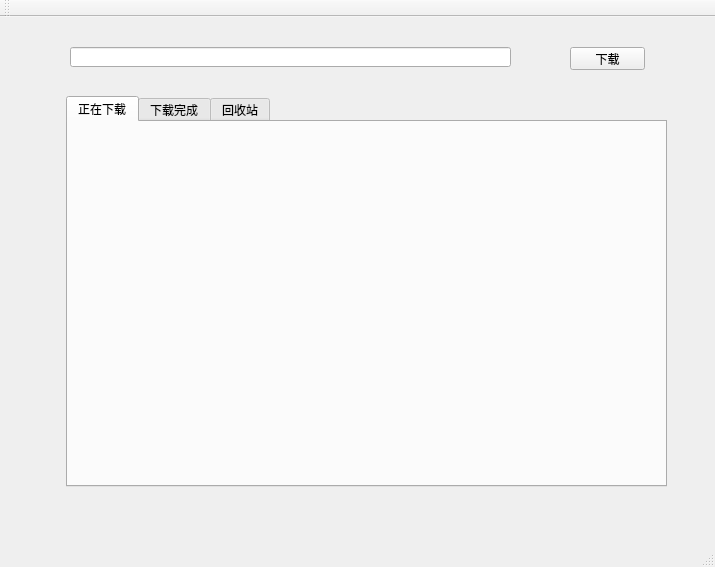
<?xml version="1.0" encoding="UTF-8"?>
<ui version="4.0">
 <class>MainWindow</class>
 <widget class="QMainWindow" name="MainWindow">
  <property name="geometry">
   <rect>
    <x>0</x>
    <y>0</y>
    <width>715</width>
    <height>567</height>
   </rect>
  </property>
  <property name="windowTitle">
   <string>MainWindow</string>
  </property>
  <widget class="QWidget" name="centralWidget">
   <widget class="QPushButton" name="pushButton">
    <property name="geometry">
     <rect>
      <x>570</x>
      <y>30</y>
      <width>75</width>
      <height>23</height>
     </rect>
    </property>
    <property name="text">
     <string>下载</string>
    </property>
   </widget>
   <widget class="QLineEdit" name="lineEdit">
    <property name="geometry">
     <rect>
      <x>70</x>
      <y>30</y>
      <width>441</width>
      <height>20</height>
     </rect>
    </property>
   </widget>
   <widget class="QTabWidget" name="tabWidget">
    <property name="geometry">
     <rect>
      <x>66</x>
      <y>79</y>
      <width>601</width>
      <height>391</height>
     </rect>
    </property>
    <property name="currentIndex">
     <number>0</number>
    </property>
    <widget class="QWidget" name="tab_1">
     <attribute name="title">
      <string>正在下载</string>
     </attribute>
    </widget>
    <widget class="QWidget" name="tab_2">
     <attribute name="title">
      <string>下载完成</string>
     </attribute>
    </widget>
    <widget class="QWidget" name="tab_3">
     <attribute name="title">
      <string>回收站</string>
     </attribute>
    </widget>
   </widget>
  </widget>
  <widget class="QMenuBar" name="menuBar">
   <property name="geometry">
    <rect>
     <x>0</x>
     <y>0</y>
     <width>715</width>
     <height>23</height>
    </rect>
   </property>
  </widget>
  <widget class="QToolBar" name="mainToolBar">
   <attribute name="toolBarArea">
    <enum>TopToolBarArea</enum>
   </attribute>
   <attribute name="toolBarBreak">
    <bool>false</bool>
   </attribute>
  </widget>
  <widget class="QStatusBar" name="statusBar"/>
 </widget>
 <layoutdefault spacing="6" margin="11"/>
 <resources/>
 <connections/>
</ui>
